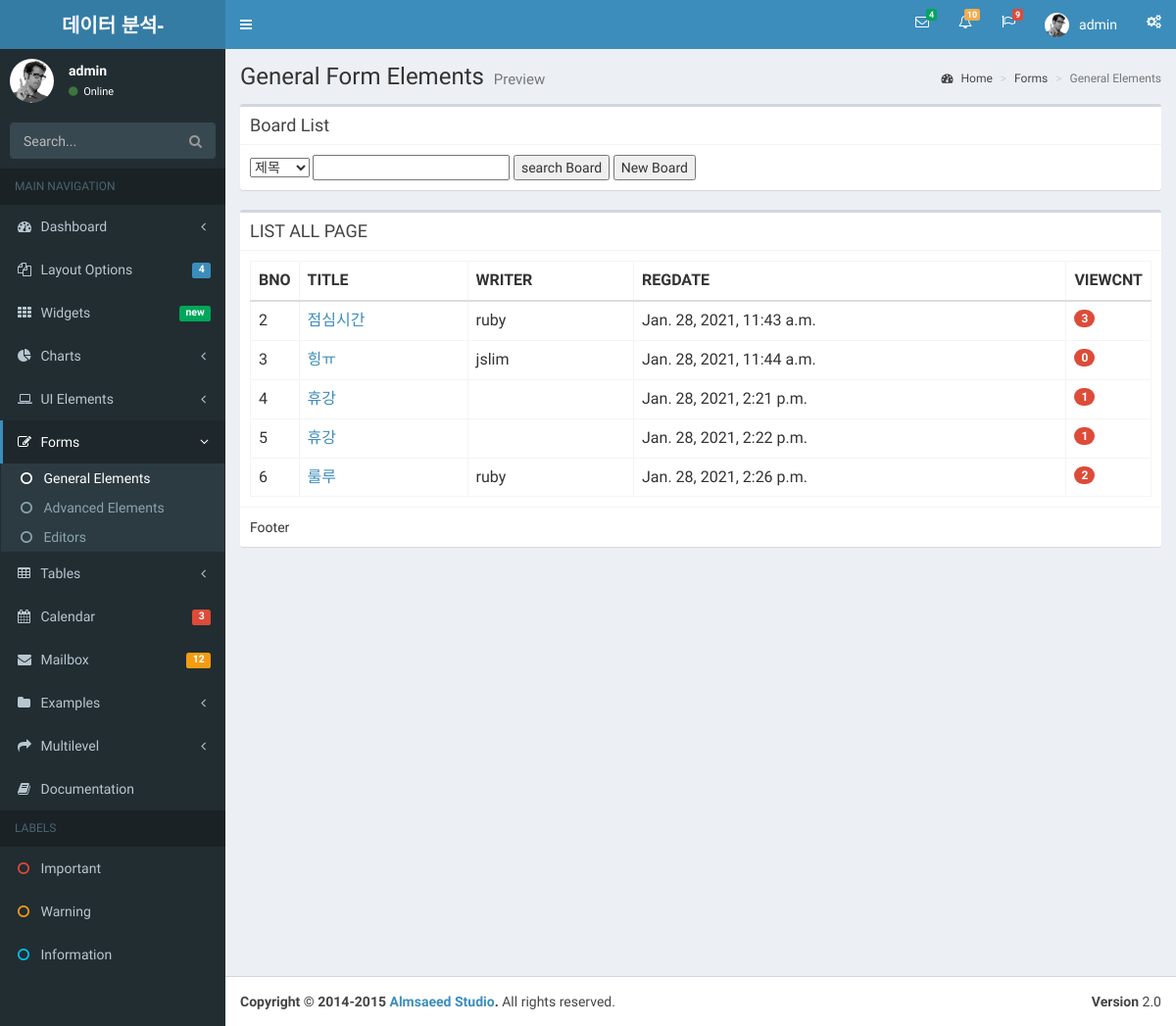
Page /bbs/bbs_list/ (signed in) on the earlier database version.
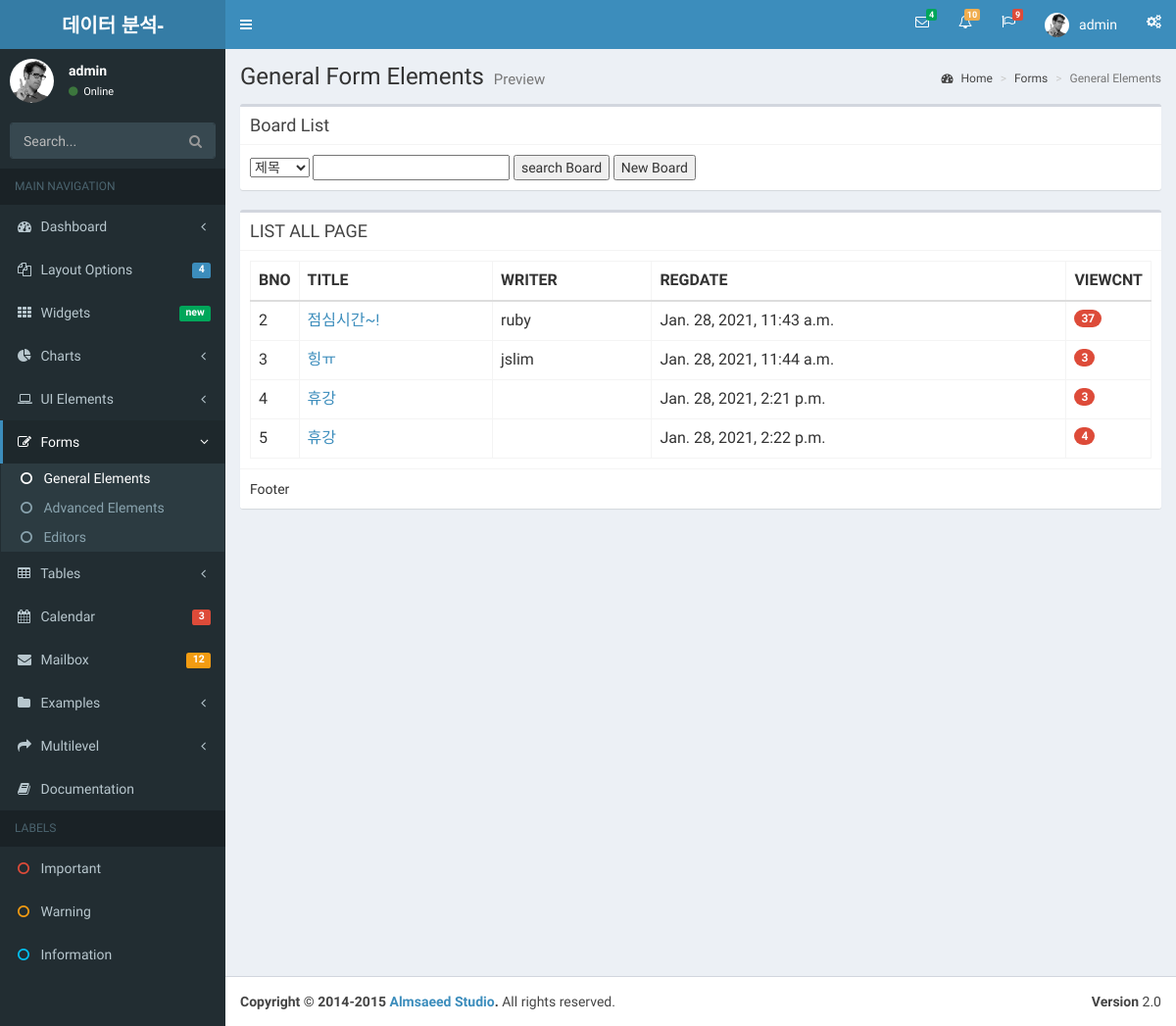
Same page on the later database version.
### bbsApp/models.py (models this page shows)
class Bbs(models.Model) :
    title   = models.CharField(max_length=100)
    writer  = models.CharField(max_length=100)
    content = models.TextField()
    regdate = models.DateTimeField(default=timezone.now)
    viewcnt = models.IntegerField(default=0)
    def __str__(self):
        return self.title+" , "+self.writer

### bbsApp/views.py (the view)
# urls.py: path('bbs_list/',           views.bbs_list,         name='bbs_list'),
def bbs_list(request) :
    boards = Bbs.objects.all()
    print('bbs_list request - ', type(boards), boards)
    context = {'boards' : boards,
               'name'   : request.session['user_name'],
               'id'     : request.session['user_id']}
    return render(request, 'list.html', context)

### bbsApp/templates/list.html (shortened to what this page needs)
{% include 'header.html' %}
{% block content %}
<section class="content">
	<div class="row">
		<div class="col-md-12">
			<div class='box'>
				<div class="box-header with-border">
					<h3 class="box-title">Board List</h3>
				</div>
				<div class='box-body'>
					<select id="searchType">
						<option value="title">제목</option>
					</select>
					<input type="text" id="searchKeyword">
					<button id="searchBtn">search Board</button>
					<button id='newBtn'>New Board</button>
				</div>
			</div>
          <div class="box">
				<div class="box-header with-border">
					<h3 class="box-title">LIST ALL PAGE</h3>
				</div>
				<div class="box-body">
{% if boards %}
<table class="table table-bordered">
	<tr>
		<th style="width: 10px">BNO</th>
		<th>TITLE</th>
		<th>WRITER</th>
		<th>REGDATE</th>
		<th style="width: 40px">VIEWCNT</th>
	</tr>
	<tbody id="tbody">
	{% for board in boards %}
	<tr>
		<td>{{board.id}}</td>
		<td><a href="{% url 'bbs_read' id=board.id %}">{{board.title}}</a></td>
		<td>{{board.writer}}</td>
		<td>{{board.regdate}}</td>
		<td><span class="badge bg-red">{{board.viewcnt}}</span></td>
	</tr>
    {% endfor %}
	</tbody>
</table>
{% else %}
					<p>데이터가 존재하지 않습니다.</p>
{% endif %}
				</div>
				<div class="box-footer">Footer</div>
			</div>
		</div>
	</div>
</section>
</div>
{% endblock %}
{% include 'footer.html' %}

Differences in the rows shown:
removed Bbs: id "6", title "룰루", writer "ruby", regdate "Jan. 28, 2021, 2:26 p.m.", viewcnt "2"
changed Bbs "ruby": title "점심시간" → "점심시간~!"; viewcnt "3" → "37"
changed Bbs "힝ㅠ": viewcnt "0" → "3"
changed Bbs "Jan. 28, 2021, 2:21 p.m.": viewcnt "1" → "3"
changed Bbs "Jan. 28, 2021, 2:22 p.m.": viewcnt "1" → "4"
